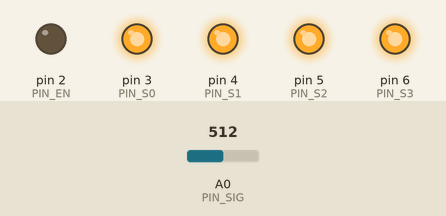
Recording of a sketch running on a simulated Arduino Uno, built with avr-gcc and run on an emulated ATmega328P. Shown: output pins drawn as LEDs (lit = HIGH). The inputs (shaded band) are chosen by the test bench; at power-on: A0 (PIN_SIG) = 512. What the sketch prints to the serial monitor is not drawn.

Above: at 0.2 s.
Timing chart, 0 to 40.0 s (numbered marks = the images above):
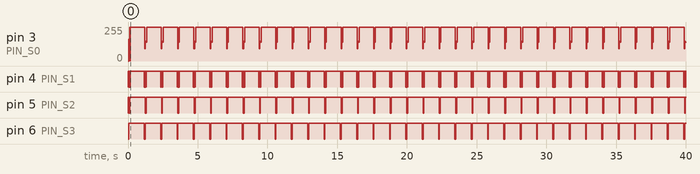

Measured:
- by itself, pin 4 (PIN_S1): repeats every 1.2 s: LOW 0.03 s, HIGH 0.03 s, LOW 0.03 s, HIGH 1.0 s, LOW 0.03 s, HIGH 0.03 s
- by itself, pin 5 (PIN_S2): repeats every 1.2 s: LOW 0.06 s, HIGH 1.1 s
- by itself, pin 6 (PIN_S3): alternates HIGH for 1.1 s and LOW for 0.06 s

The sketch:

Prog_lecture_pot_via_MUX.ino
```cpp
//COPPIN Léna PeiP2 G4
//Programme permettant d'envoyer sur le moniteur série les valeurs de potentiomètres de 100kOhms via un CD74HC4067


// Variables
const byte PIN_EN = 2;
const byte PIN_S0 = 3;
const byte PIN_S1 = 4;
const byte PIN_S2 = 5;
const byte PIN_S3 = 6;
const byte PIN_SIG = A0;

void setup(){

  // Adresses en sorties et à LOW
  pinMode(PIN_S0, OUTPUT);
  pinMode(PIN_S1, OUTPUT);
  pinMode(PIN_S2, OUTPUT);
  pinMode(PIN_S3, OUTPUT);
  pinMode(PIN_EN, OUTPUT);
  digitalWrite(PIN_S0, LOW);
  digitalWrite(PIN_S1, LOW);
  digitalWrite(PIN_S2, LOW);
  digitalWrite(PIN_S3, LOW);
  digitalWrite(PIN_EN, LOW);

  Serial.begin(9600);
}

void loop(){

  // Envoi des valeurs sur le port série
  for(byte i = 0; i < 16; i++){
    Serial.print("Voie ");
    Serial.print(i);
    Serial.print(" : ");
    Serial.println(readAnalogMux(i));
  }

  // Delai d'affichage
  delay(1000);
}

//Fonction de lecture
int readAnalogMux(byte channel) {

  // Selection de la voie
  digitalWrite(PIN_S0, bitRead(channel, 0));
  digitalWrite(PIN_S1, bitRead(channel, 1));
  digitalWrite(PIN_S2, bitRead(channel, 2));
  digitalWrite(PIN_S3, bitRead(channel, 3));

  // Lecture de la valeur
  return analogRead(PIN_SIG);
}
```
